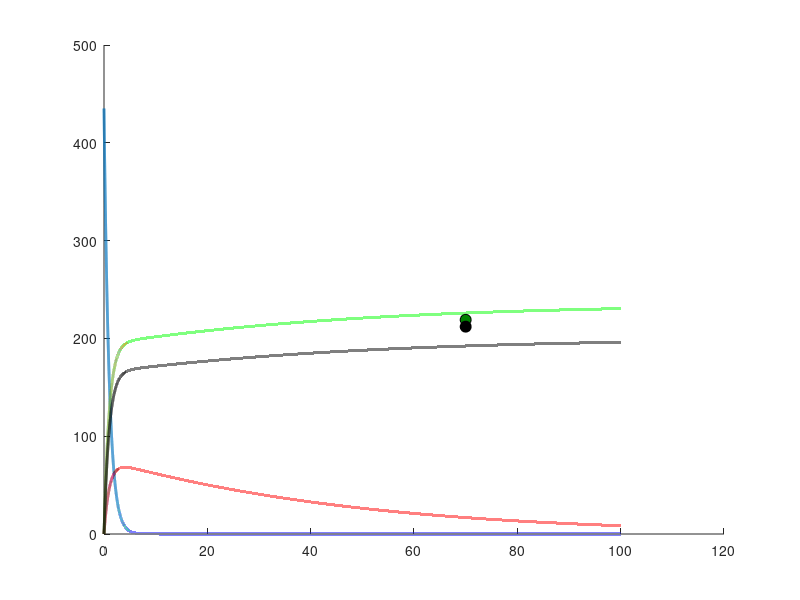

Here is the MATLAB script that generated this plot: (Note: this script raises an error after producing the figure.)
% Define the parameters
%L = 600;
alpha_C = 0.168;
alpha_F = 0.449;
alpha_A = 0.382;
Beta_F = 0.00005425;
Beta_A = 0.00005425;
%M_LA = 308800000;
%M_LF = 377000000;
%phi_F = 0.00003461169813;
%phi_A = 0.00005130434783;
%Nu_F = 0.0000000005258143724;
%Nu_A = 0.0000000005258143724;
%I_F = 345873.085;
%I_A = 283377.397;
%tau = 0.000000001112433819;

% Initial state values
S = 435;
C = 0;
Y = 0;
N = 0;
%L_F = 0;
%L_A = 0;
%M_F = 345873085;
%M_A = 283377397;

% Time vector
tspan = [0 100];
dt = 0.001;  % Time step size

% Number of time steps
num_steps = ceil((tspan(2) - tspan(1)) / dt);

% Preallocate arrays to store results
t = zeros(num_steps + 1, 1);
y = zeros(num_steps + 1, 4);

% Initial conditions
t(1) = tspan(1);
y(1, :) = [S, C, Y, N];  %, M_F, M_A, L_F, L_A

% Euler method
for i = 1:num_steps
    % Current state
    current_state = y(i, :);
    
    % Compute derivatives
    %dL_F = Nu_F * M_LF * (L - current_state(5) - current_state(6));
    %dL_A = Nu_A * M_LA * (L - current_state(6) - current_state(5));
    %dM_F = -I_F;
    %dM_A = -I_A;
    dS = -alpha_C * current_state(1) - alpha_F * current_state(1) - alpha_A * current_state(1);
    dC = alpha_C * current_state(1) - Beta_F * current_state(2) * current_state(3) - Beta_A * current_state(2) * current_state(4);% - tau * I_F * current_state(2) - tau * I_A * current_state(2); % - phi_F * current_state(5) * current_state(2) - phi_A * current_state(6) * current_state(2)
    dY = alpha_F * current_state(1) + Beta_F * current_state(2) * current_state(3);% + tau * I_F * current_state(2);%  + phi_F * current_state(5) * current_state(2)
    dN = alpha_A * current_state(1) + Beta_A * current_state(2) * current_state(4);% + tau * I_A * current_state(2); % + phi_A * current_state(6) * current_state(2)
    
    % Update state using Euler method
    y(i + 1, :) = current_state + dt * [dS, dC, dY, dN]; %, dM_F, dM_A, dL_F, dL_A
    
    
    % Update time
    t(i + 1) = t(i) + dt;
end

% Create plot
figure;
hold on;

% Plot each series and assign handles for legend
h1 = plot(t, y(:,1), 'Color', [0 0.4470 0.7410], 'LineWidth', 2);  % S(t)
h2 = plot(t, y(:,2), 'Color', [0.6350 0.0780 0.1840], 'LineWidth', 2);  % C(t)
h3 = plot(t, y(:,3), 'Color', [0.4660 0.6740 0.1880], 'LineWidth', 2);  % Y(t)
h4 = plot(t, y(:,4), 'Color', 'k', 'LineWidth', 2);  % N(t) [0.6350 0.0780 0.1840]

% Plot specific points and assign handles for legend
h7 = plot(70, 219, 'ko', 'MarkerSize', 8, 'MarkerFaceColor', [0 0.5 0]);  % Point at (70, 219) with green face
h8 = plot(70, 212, 'ko', 'MarkerSize', 8, 'MarkerFaceColor', 'k');  % Point at (70, 212) with maroon face [0.6350 0.0780 0.1840]
h9 = plot(70, 4, 'ko', 'MarkerSize', 8, 'MarkerFaceColor', '[0.6350 0.0780 0.1840]');  % Point at (70, 212) with maroon face 
% Set axis labels and title
title({'Predicted Votes for the ACESA in the House',' Without Lobbying or Donations'});
xlabel('Time');
ylabel('Number of People');

% Set x-axis limit
xlim([0 70]);

% Legend
legend([h1, h2, h3, h4, h7, h8, h9], {'S(t)', 'C(t)', 'Y(t)', 'N(t)', 'Actual Yes Vote', 'Actual No Votes', 'Not Voting'}, 'Location', 'bestoutside', 'FontSize', 12);

% Grid
grid on;

% Hold off to finish the plot
hold off;
